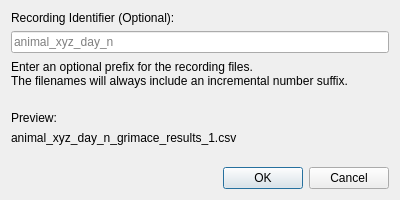
<?xml version="1.0" encoding="UTF-8"?>
<ui version="4.0">
 <class>DRecordingName</class>
 <widget class="QDialog" name="DRecordingName">
  <property name="geometry">
   <rect>
    <x>0</x>
    <y>0</y>
    <width>400</width>
    <height>200</height>
   </rect>
  </property>
  <property name="minimumSize">
   <size>
    <width>400</width>
    <height>200</height>
   </size>
  </property>
  <property name="maximumSize">
   <size>
    <width>400</width>
    <height>200</height>
   </size>
  </property>
  <property name="windowTitle">
   <string>Set Recording Name</string>
  </property>
  <layout class="QVBoxLayout" name="verticalLayout">
   <item>
    <widget class="QLabel" name="label">
     <property name="sizePolicy">
      <sizepolicy hsizetype="Preferred" vsizetype="Maximum">
       <horstretch>0</horstretch>
       <verstretch>0</verstretch>
      </sizepolicy>
     </property>
     <property name="text">
      <string>Recording Identifier (Optional):</string>
     </property>
    </widget>
   </item>
   <item>
    <widget class="QLineEdit" name="txt_recording_name">
     <property name="text">
      <string/>
     </property>
     <property name="placeholderText">
      <string>animal_xyz_day_n</string>
     </property>
    </widget>
   </item>
   <item>
    <widget class="QLabel" name="label_2">
     <property name="text">
      <string>Enter an optional prefix for the recording files.
The filenames will always include an incremental number suffix.</string>
     </property>
    </widget>
   </item>
   <item>
    <widget class="QLabel" name="label_4">
     <property name="text">
      <string>Preview:</string>
     </property>
     <property name="alignment">
      <set>Qt::AlignBottom|Qt::AlignLeading|Qt::AlignLeft</set>
     </property>
    </widget>
   </item>
   <item>
    <widget class="QLabel" name="lbl_preview">
     <property name="text">
      <string>animal_xyz_day_n_grimace_results_1.csv</string>
     </property>
     <property name="alignment">
      <set>Qt::AlignLeading|Qt::AlignLeft|Qt::AlignTop</set>
     </property>
    </widget>
   </item>
   <item>
    <widget class="QDialogButtonBox" name="btnbox_buttons">
     <property name="minimumSize">
      <size>
       <width>0</width>
       <height>0</height>
      </size>
     </property>
     <property name="maximumSize">
      <size>
       <width>16777215</width>
       <height>16777215</height>
      </size>
     </property>
     <property name="standardButtons">
      <set>QDialogButtonBox::Cancel|QDialogButtonBox::Ok</set>
     </property>
    </widget>
   </item>
  </layout>
 </widget>
 <resources/>
 <connections/>
</ui>
